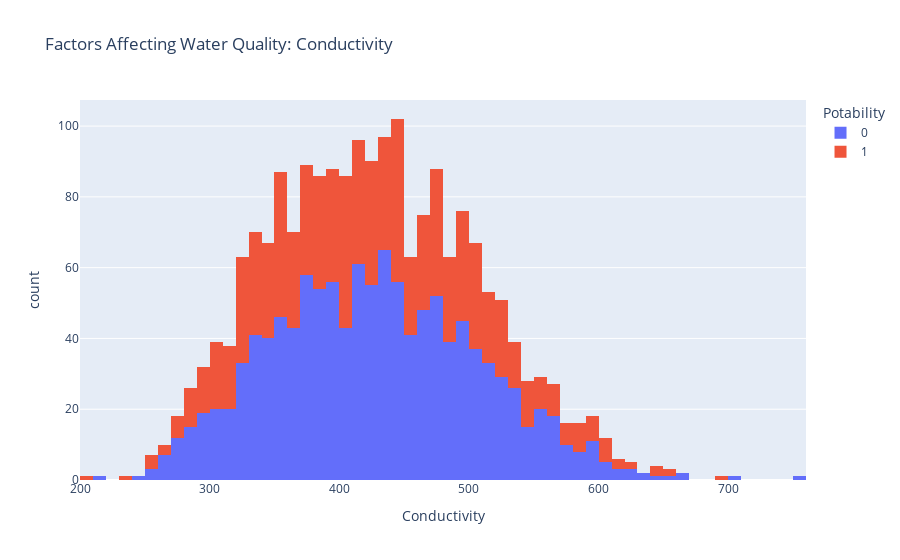

This figure's notebook cell:
### Markdown cell above
#### 7. Create a histogram chart to visualize the distribution of water conductivity

### Code cell
px.histogram(waterdf, x = "Conductivity", color = "Potability", title= "Factors Affecting Water Quality: Conductivity")

### Figure 1 — Plotly figure (JSON) as saved in the notebook; plotly's stock layout.template omitted (floating-point values rounded to 4 significant figures; data arrays with more than 128 entries replaced by an {"elided": "..."} marker saying what was removed)
{"data": [{"bingroup": "x", "hovertemplate": "Potability=0<br>Conductivity=%{x}<br>count=%{y}<extra></extra>", "legendgroup": "0", "marker": {"color": "#636efa", "pattern": {"shape": ""}}, "name": "0", "orientation": "v", "showlegend": true, "type": "histogram", "x": {"elided": "1200 float values"}, "xaxis": "x", "yaxis": "y"}, {"bingroup": "x", "hovertemplate": "Potability=1<br>Conductivity=%{x}<br>count=%{y}<extra></extra>", "legendgroup": "1", "marker": {"color": "#EF553B", "pattern": {"shape": ""}}, "name": "1", "orientation": "v", "showlegend": true, "type": "histogram", "x": {"elided": "811 float values"}, "xaxis": "x", "yaxis": "y"}], "layout": {"barmode": "relative", "legend": {"title": {"text": "Potability"}, "tracegroupgap": 0}, "title": {"text": "Factors Affecting Water Quality: Conductivity"}, "xaxis": {"anchor": "y", "domain": [0, 1], "title": {"text": "Conductivity"}}, "yaxis": {"anchor": "x", "domain": [0, 1], "title": {"text": "count"}}}}
